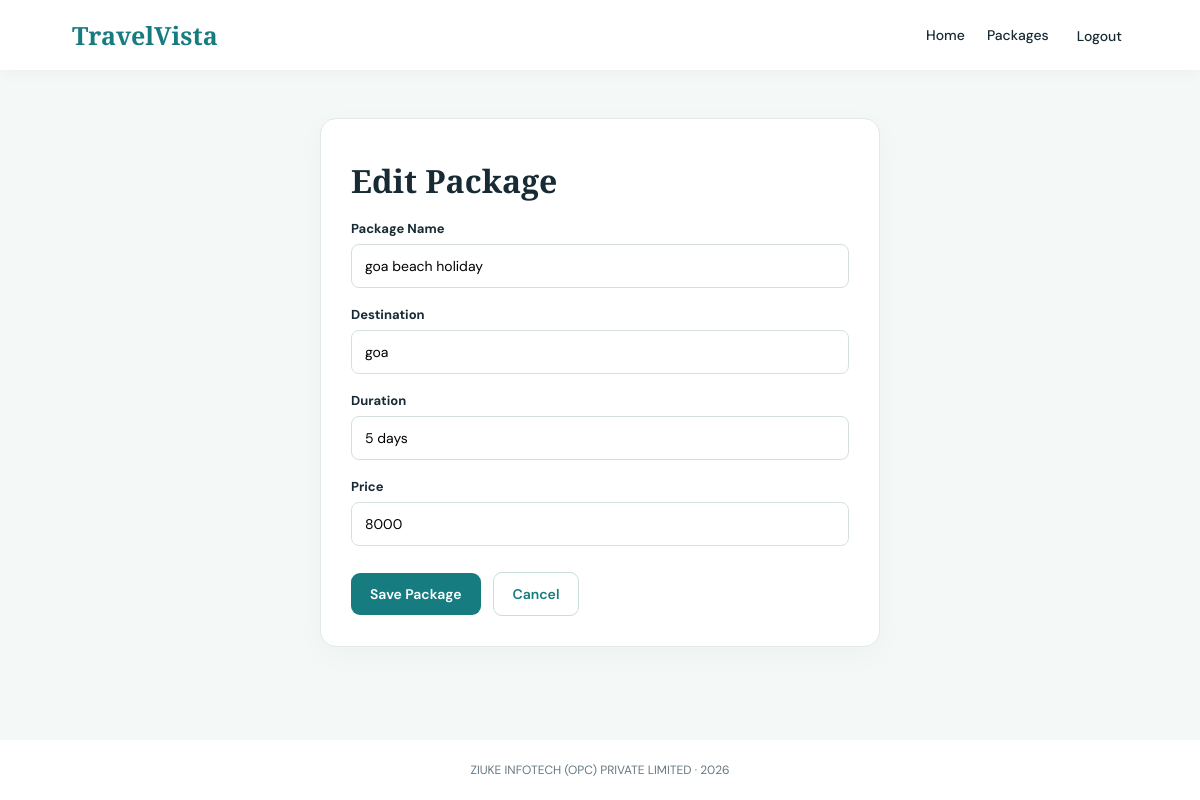
Page /packages/2/edit/ (signed in) on the committed database.
### packages/models.py (models this page shows, shortened)
class Package(models.Model):
    package_name = models.CharField(max_length=200)
    destination = models.CharField(max_length=200)
    duration = models.CharField(max_length=100)
    price = models.CharField(max_length=100)

### packages/views.py (the view)
# urls.py: path("packages/<int:pk>/edit/", views.edit_package, name="edit_package"),
@login_required
def edit_package(request, pk):
    package = get_object_or_404(Package, pk=pk)
    if request.method == "POST":
        form = PackageForm(request.POST, instance=package)
        if form.is_valid():
            form.save()
            messages.success(request, "Package updated successfully.")
            return redirect("package_list")
    else:
        form = PackageForm(instance=package)
    return render(request, "packages/package_form.html", {"form": form, "page_title": "Edit Package"})

### packages/forms.py (shortened to what this page needs)
class PackageForm(forms.ModelForm):
    class Meta:
        model = Package
        fields = ["package_name", "destination", "duration", "price"]
        widgets = {
            "package_name": forms.TextInput(attrs={"placeholder": "Enter package name"}),
            "destination": forms.TextInput(attrs={"placeholder": "Enter destination"}),
            "duration": forms.TextInput(attrs={"placeholder": "Example: 5 Days / 4 Nights"}),
            "price": forms.TextInput(attrs={"placeholder": "Example: ₹15,000"}),
        }

### packages/templates/packages/package_form.html (shortened to what this page needs)
{% extends "packages/base.html" %}
{% load static %}
{% block content %}
<section class="panel narrow">
    <h1>{{ page_title }}</h1>
    <form method="post" id="packageForm" novalidate>
        {% for field in form %}
            <label for="{{ field.id_for_label }}">{{ field.label|title }}</label>
            {{ field }}
        {% endfor %}
        <div class="actions">
            <button class="button" type="submit">Save Package</button>
            <a class="button button-light" href="{% url 'package_list' %}">Cancel</a>
        </div>
    </form>
</section>
{% endblock %}

### packages/static/packages/css/style.css (style rules this page uses)
:root { --ink:#182b35; --muted:#667780; --teal:#167c80; --teal-dark:#105d62; --paper:#f4f8f7; --line:#e1e9e7; }
* { box-sizing:border-box; }
body { margin:0; min-height:100vh; display:flex; flex-direction:column; font-family:'DM Sans',Arial,sans-serif; color:var(--ink); background:var(--paper); }
h1 { font:700 clamp(30px,4vw,46px) 'Playfair Display',serif; margin:10px 0 14px; }
.actions { display:flex; gap:12px; flex-wrap:wrap; margin-top:26px; align-items:center; }
.button { display:inline-block; border:0; border-radius:9px; padding:12px 19px; background:var(--teal); color:white; text-decoration:none; font:600 14px 'DM Sans',sans-serif; cursor:pointer; }
.button-light { background:white; color:var(--teal); border:1px solid #c9dfdc; }
.panel { background:white; padding:30px; border:1px solid var(--line); border-radius:16px; box-shadow:0 8px 30px #183c3c08; }
.narrow { max-width:560px; margin:0 auto; }
.panel h1 { font-size:32px; }
label { display:block; margin:18px 0 7px; font-size:13px; font-weight:700; }
input { width:100%; padding:12px 13px; border:1px solid #d5e0de; border-radius:8px; font:14px 'DM Sans',sans-serif; }

### rows in the picture
Package: form "goa beach holiday" "goa" "5 days" "8000"

### other values in the picture
{{ page_title }} "Edit Package"
{{ field.label|title }} "Package Name" "Destination" "Duration" "Price"
